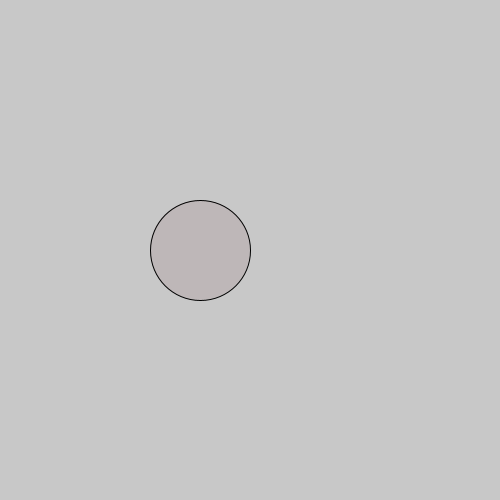
Frame 1 (no input)
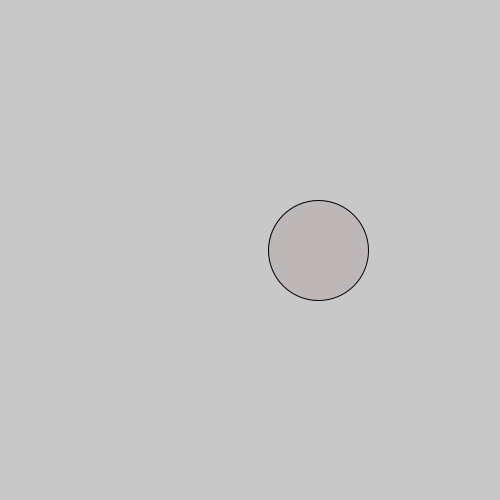
Frame 60 (the mouse pressed at the canvas centre just before this capture)
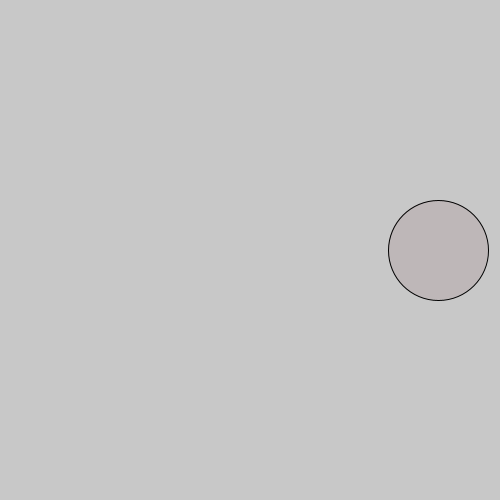
Frame 120 (the mouse held since frame 60 and released just before this capture)

The Processing sketch that drew these frames (run headless with seeded random() and noise(); from frame 60 on, the mouse is pressed at the canvas centre):

// Processing sketch: processing_70405
// ── processing_70405.pde

int circle_X = 200;

void setup(){
  size(500, 500);
};
void draw(){
background(200);
  fill(100, 30, 40, 25);
  ellipse (circle_X, 250, 100, 100);
  circle_X = circle_X + 2;
  //fill(40, 60, 100, 30);
  //ellipse(mouseX, mouseY, 100, 100);
 

//println(mouseX);
};
